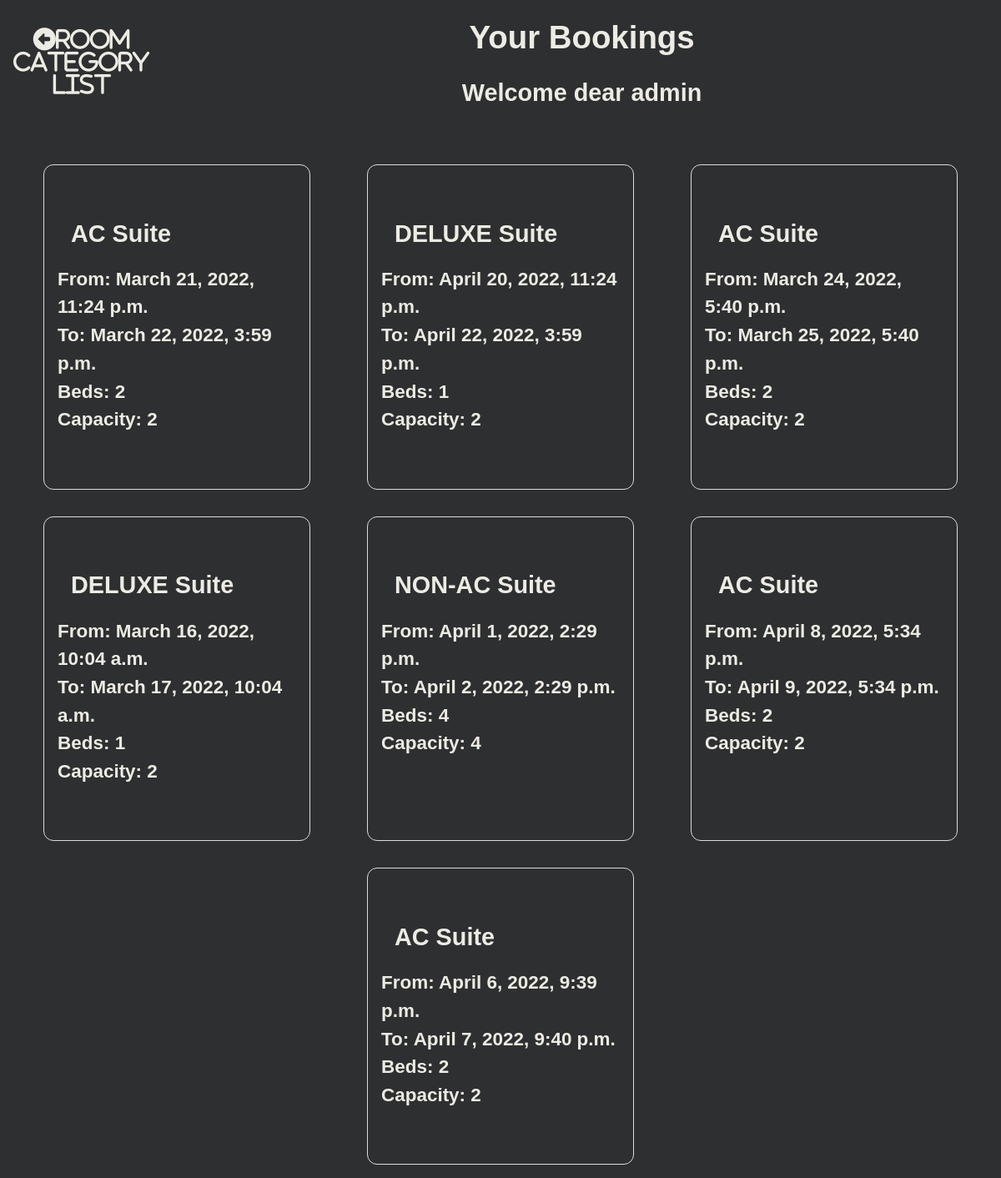
/booking_list/ (signed in), run on the app's committed database.
### hotel/models.py (models this page shows, shortened)
class Booking(models.Model):
    user = models.ForeignKey(settings.AUTH_USER_MODEL, on_delete=models.CASCADE)
    room = models.ForeignKey(Room, on_delete=models.CASCADE)
    check_in = models.DateTimeField()
    check_out = models.DateTimeField()
    def get_room_category(self):
        room_categories = dict(self.room.ROOM_CATEGORIES)
        room_category = room_categories.get(self.room.category)
        return room_category
    def get_cancel_booking_url(self):
        return reverse_lazy('hotel:CancelBookingView', args=[self.pk, ])

class Room(models.Model):
    ROOM_CATEGORIES=(
        ('YAC', 'AC'),
        ('NAC', 'NON-AC'),
        ('DEL','DELUXE'),
    )
    number = models.IntegerField()
    category = models.CharField(max_length=3, choices=ROOM_CATEGORIES)
    beds = models.IntegerField()
    capacity = models.IntegerField()

### hotel/views.py (the view)
# urls.py: path('booking_list/',BookingListView.as_view(), name='BookingListView'),
class BookingListView(ListView):
    model = Booking
    template_name = 'booking_list_view.html'
    def get_queryset(self, *args, **kwargs):
        if self.request.user.is_staff:
            booking_list = Booking.objects.all()
            return booking_list
        else:
            booking_list = Booking.objects.filter(user=self.request.user)
            return booking_list

### hotel/templates/booking_list_view.html (shortened to what this page needs)
{% load static %}
<!DOCTYPE html>
<html lang="en">
<head>
    <link rel="stylesheet" href="{% static 'hotel/booking_list_view.css' %}">
</head>
<body>
    <div class="content">
        <div class="header">
            <div class="headings">
                <h1>Your Bookings</h1>
                <h2>Welcome dear {{user}}</h2>
            </div>
            <div class="home">
                <div class="home">
                    <a href="{% url 'hotel:RoomListView' %}"><i class="fas fa-arrow-alt-circle-left">Room Category List</i></a>
                </div>
            </div>
        </div>
        <div class="bookings">
            {% for booking in booking_list %}
            <div class="booking">
                <div class="category">
                    <h2>{{booking.get_room_category}} Suite</h2>
                </div>
                <div class="from">
                    <h3>From: {{booking.check_in}}</h3>
                </div>
                <div class="to">
                    <h3>To: {{booking.check_out}}</h3>
                </div>
                <div class="beds">
                    <h3>Beds: {{booking.room.beds}}</h3>
                </div>
                <div class="capacity">
                    <h3>Capacity: {{booking.room.capacity}}</h3>
                </div>
                <div class="cancel"><a href="{{booking.get_cancel_booking_url}}" class="invisible">
                    <i class="far fa-2x fa-times-circle"> Cancel Booking</i></a>
                </div>
            </div>
            {% endfor %}
        </div>
</body>
</html>

### hotel/static/hotel/booking_list_view.css (style rules this page uses)
* { padding:0; margin:0; box-sizing: border-box; }
body { font-family: sans-serif; background-color: rgb(46, 47, 48); color: #ecebe4; line-height: 1.5; font-size: 1.2rem; text-align: center; }
.content { display: flex; flex-direction: column; }
.header { flex: 1; display: flex; flex-flow: row-reverse wrap; justify-content: space-evenly; align-items: center; }
.headings { flex:1.5; }
.home { flex:0.1; }
.bookings { margin-top: 2rem; flex:1; display: flex; flex-direction: row; flex-wrap: wrap; justify-content: space-evenly; }
.booking { flex:1; max-width:20vw; min-width: 20rem; text-align: left; border: 1px solid #dbdbdb; padding:1rem; border-radius: 0.75rem; margin:1rem; }
a i { margin: 1rem; color:hsl(52, 17%, 91%); text-decoration: none; }
.home a i { font-size: 1.7rem; }
h1,h2 { margin:1rem; }

### data on the page
Booking: get_room_category "AC", check_in "March 21, 2022, 11:24 p.m.", check_out "March 22, 2022, 3:59 p.m.", room.beds "2", room.capacity "2"
Booking: get_room_category "DELUXE", check_in "April 20, 2022, 11:24 p.m.", check_out "April 22, 2022, 3:59 p.m.", room.beds "1", room.capacity "2"
Booking: get_room_category "AC", check_in "March 24, 2022, 5:40 p.m.", check_out "March 25, 2022, 5:40 p.m.", room.beds "2", room.capacity "2"
Booking: get_room_category "DELUXE", check_in "March 16, 2022, 10:04 a.m.", check_out "March 17, 2022, 10:04 a.m.", room.beds "1", room.capacity "2"
Booking: get_room_category "NON-AC", check_in "April 1, 2022, 2:29 p.m.", check_out "April 2, 2022, 2:29 p.m.", room.beds "4", room.capacity "4"
Booking: get_room_category "AC", check_in "April 8, 2022, 5:34 p.m.", check_out "April 9, 2022, 5:34 p.m.", room.beds "2", room.capacity "2"
Booking: get_room_category "AC", check_in "April 6, 2022, 9:39 p.m.", check_out "April 7, 2022, 9:40 p.m.", room.beds "2", room.capacity "2"

### other printed values
{{ user }} "admin"
